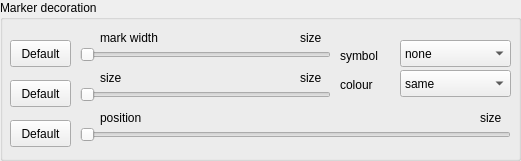
    <widget class="QGroupBox" name="groupBox_2">
     <property name="geometry">
      <rect>
       <x>10</x>
       <y>610</y>
       <width>521</width>
       <height>161</height>
      </rect>
     </property>
     <property name="title">
      <string>Marker decoration</string>
     </property>
     <widget class="QPushButton" name="sg_pb_default_mark_width">
      <property name="geometry">
       <rect>
        <x>10</x>
        <y>40</y>
        <width>61</width>
        <height>27</height>
       </rect>
      </property>
      <property name="focusPolicy">
       <enum>Qt::NoFocus</enum>
      </property>
      <property name="text">
       <string>Default</string>
      </property>
     </widget>
     <widget class="QSlider" name="sg_hslider_mark_width">
      <property name="geometry">
       <rect>
        <x>80</x>
        <y>40</y>
        <width>251</width>
        <height>29</height>
       </rect>
      </property>
      <property name="focusPolicy">
       <enum>Qt::ClickFocus</enum>
      </property>
      <property name="maximum">
       <number>20</number>
      </property>
      <property name="singleStep">
       <number>1</number>
      </property>
      <property name="value">
       <number>0</number>
      </property>
      <property name="orientation">
       <enum>Qt::Horizontal</enum>
      </property>
     </widget>
     <widget class="QLabel" name="label_31">
      <property name="geometry">
       <rect>
        <x>100</x>
        <y>110</y>
        <width>81</width>
        <height>17</height>
       </rect>
      </property>
      <property name="focusPolicy">
       <enum>Qt::ClickFocus</enum>
      </property>
      <property name="text">
       <string>position</string>
      </property>
     </widget>
     <widget class="QLabel" name="sg_label_mark_width">
      <property name="geometry">
       <rect>
        <x>300</x>
        <y>30</y>
        <width>41</width>
        <height>17</height>
       </rect>
      </property>
      <property name="focusPolicy">
       <enum>Qt::ClickFocus</enum>
      </property>
      <property name="text">
       <string>size</string>
      </property>
     </widget>
     <widget class="QPushButton" name="sg_pb_default_mark_size">
      <property name="geometry">
       <rect>
        <x>10</x>
        <y>80</y>
        <width>61</width>
        <height>27</height>
       </rect>
      </property>
      <property name="focusPolicy">
       <enum>Qt::NoFocus</enum>
      </property>
      <property name="text">
       <string>Default</string>
      </property>
     </widget>
     <widget class="QSlider" name="sg_hslider_mark_size">
      <property name="geometry">
       <rect>
        <x>80</x>
        <y>80</y>
        <width>251</width>
        <height>29</height>
       </rect>
      </property>
      <property name="focusPolicy">
       <enum>Qt::ClickFocus</enum>
      </property>
      <property name="maximum">
       <number>40</number>
      </property>
      <property name="singleStep">
       <number>1</number>
      </property>
      <property name="value">
       <number>0</number>
      </property>
      <property name="orientation">
       <enum>Qt::Horizontal</enum>
      </property>
     </widget>
     <widget class="QLabel" name="label_32">
      <property name="geometry">
       <rect>
        <x>100</x>
        <y>70</y>
        <width>101</width>
        <height>17</height>
       </rect>
      </property>
      <property name="focusPolicy">
       <enum>Qt::ClickFocus</enum>
      </property>
      <property name="text">
       <string>size</string>
      </property>
     </widget>
     <widget class="QLabel" name="sg_label_mark_size">
      <property name="geometry">
       <rect>
        <x>300</x>
        <y>70</y>
        <width>41</width>
        <height>17</height>
       </rect>
      </property>
      <property name="focusPolicy">
       <enum>Qt::ClickFocus</enum>
      </property>
      <property name="text">
       <string>size</string>
      </property>
     </widget>
     <widget class="QLabel" name="label_33">
      <property name="geometry">
       <rect>
        <x>340</x>
        <y>40</y>
        <width>51</width>
        <height>31</height>
       </rect>
      </property>
      <property name="text">
       <string>symbol</string>
      </property>
     </widget>
     <widget class="QComboBox" name="sg_cb_selector_mark_symbol">
      <property name="geometry">
       <rect>
        <x>400</x>
        <y>40</y>
        <width>111</width>
        <height>27</height>
       </rect>
      </property>
      <property name="focusPolicy">
       <enum>Qt::ClickFocus</enum>
      </property>
      <item>
       <property name="text">
        <string>none</string>
       </property>
      </item>
      <item>
       <property name="text">
        <string>|</string>
       </property>
      </item>
      <item>
       <property name="text">
        <string>||</string>
       </property>
      </item>
      <item>
       <property name="text">
        <string>|||</string>
       </property>
      </item>
      <item>
       <property name="text">
        <string>s|</string>
       </property>
      </item>
      <item>
       <property name="text">
        <string>s||</string>
       </property>
      </item>
      <item>
       <property name="text">
        <string>z</string>
       </property>
      </item>
      <item>
       <property name="text">
        <string>*</string>
       </property>
      </item>
      <item>
       <property name="text">
        <string>x</string>
       </property>
      </item>
      <item>
       <property name="text">
        <string>+</string>
       </property>
      </item>
      <item>
       <property name="text">
        <string>-</string>
       </property>
      </item>
      <item>
       <property name="text">
        <string>o</string>
       </property>
      </item>
      <item>
       <property name="text">
        <string>oo</string>
       </property>
      </item>
      <item>
       <property name="text">
        <string>asterisk</string>
       </property>
      </item>
      <item>
       <property name="text">
        <string>star</string>
       </property>
      </item>
      <item>
       <property name="text">
        <string>10-pointed star</string>
       </property>
      </item>
      <item>
       <property name="text">
        <string>oplus</string>
       </property>
      </item>
      <item>
       <property name="text">
        <string>oplus*</string>
       </property>
      </item>
      <item>
       <property name="text">
        <string>otimes</string>
       </property>
      </item>
      <item>
       <property name="text">
        <string>otimes*</string>
       </property>
      </item>
      <item>
       <property name="text">
        <string>square</string>
       </property>
      </item>
      <item>
       <property name="text">
        <string>square*</string>
       </property>
      </item>
      <item>
       <property name="text">
        <string>triangle</string>
       </property>
      </item>
      <item>
       <property name="text">
        <string>triangle*</string>
       </property>
      </item>
      <item>
       <property name="text">
        <string>diamond</string>
       </property>
      </item>
      <item>
       <property name="text">
        <string>diamond*</string>
       </property>
      </item>
      <item>
       <property name="text">
        <string>halfdiamond*</string>
       </property>
      </item>
      <item>
       <property name="text">
        <string>halfsquare*</string>
       </property>
      </item>
      <item>
       <property name="text">
        <string>halfsquare right*</string>
       </property>
      </item>
      <item>
       <property name="text">
        <string>halfsquare left*</string>
       </property>
      </item>
      <item>
       <property name="text">
        <string>pentagon</string>
       </property>
      </item>
      <item>
       <property name="text">
        <string>pentagon*</string>
       </property>
      </item>
      <item>
       <property name="text">
        <string>Mercedes star</string>
       </property>
      </item>
      <item>
       <property name="text">
        <string>Mercedes star flipped</string>
       </property>
      </item>
      <item>
       <property name="text">
        <string>halfcircle</string>
       </property>
      </item>
      <item>
       <property name="text">
        <string>halfcircle*</string>
       </property>
      </item>
      <item>
       <property name="text">
        <string>heart</string>
       </property>
      </item>
     </widget>
     <widget class="QLabel" name="sg_label_mark_position">
      <property name="geometry">
       <rect>
        <x>480</x>
        <y>110</y>
        <width>51</width>
        <height>17</height>
       </rect>
      </property>
      <property name="focusPolicy">
       <enum>Qt::ClickFocus</enum>
      </property>
      <property name="text">
       <string>size</string>
      </property>
     </widget>
     <widget class="QLabel" name="label_34">
      <property name="geometry">
       <rect>
        <x>100</x>
        <y>30</y>
        <width>101</width>
        <height>17</height>
       </rect>
      </property>
      <property name="focusPolicy">
       <enum>Qt::ClickFocus</enum>
      </property>
      <property name="text">
       <string>mark width</string>
      </property>
     </widget>
     <widget class="QSlider" name="sg_hslider_mark_position">
      <property name="geometry">
       <rect>
        <x>80</x>
        <y>120</y>
        <width>431</width>
        <height>29</height>
       </rect>
      </property>
      <property name="focusPolicy">
       <enum>Qt::ClickFocus</enum>
      </property>
      <property name="minimum">
       <number>0</number>
      </property>
      <property name="maximum">
       <number>16</number>
      </property>
      <property name="singleStep">
       <number>1</number>
      </property>
      <property name="value">
       <number>0</number>
      </property>
      <property name="orientation">
       <enum>Qt::Horizontal</enum>
      </property>
     </widget>
     <widget class="QPushButton" name="sg_pb_default_mark_position">
      <property name="geometry">
       <rect>
        <x>10</x>
        <y>120</y>
        <width>61</width>
        <height>27</height>
       </rect>
      </property>
      <property name="focusPolicy">
       <enum>Qt::NoFocus</enum>
      </property>
      <property name="text">
       <string>Default</string>
      </property>
     </widget>
     <widget class="QLabel" name="label_30">
      <property name="geometry">
       <rect>
        <x>340</x>
        <y>70</y>
        <width>51</width>
        <height>31</height>
       </rect>
      </property>
      <property name="focusPolicy">
       <enum>Qt::ClickFocus</enum>
      </property>
      <property name="text">
       <string>colour</string>
      </property>
     </widget>
     <widget class="QComboBox" name="sg_cb_selector_mark_colour_name">
      <property name="geometry">
       <rect>
        <x>400</x>
        <y>70</y>
        <width>111</width>
        <height>27</height>
       </rect>
      </property>
      <property name="focusPolicy">
       <enum>Qt::ClickFocus</enum>
      </property>
      <item>
       <property name="text">
        <string>same</string>
       </property>
      </item>
      <item>
       <property name="text">
        <string>black</string>
       </property>
      </item>
      <item>
       <property name="text">
        <string>blue</string>
       </property>
      </item>
      <item>
       <property name="text">
        <string>brown</string>
       </property>
      </item>
      <item>
       <property name="text">
        <string>cyan</string>
       </property>
      </item>
      <item>
       <property name="text">
        <string>darkgray</string>
       </property>
      </item>
      <item>
       <property name="text">
        <string>gray</string>
       </property>
      </item>
      <item>
       <property name="text">
        <string>green</string>
       </property>
      </item>
      <item>
       <property name="text">
        <string>lightgray</string>
       </property>
      </item>
      <item>
       <property name="text">
        <string>lime</string>
       </property>
      </item>
      <item>
       <property name="text">
        <string>magenta</string>
       </property>
      </item>
      <item>
       <property name="text">
        <string>olive</string>
       </property>
      </item>
      <item>
       <property name="text">
        <string>orange</string>
       </property>
      </item>
      <item>
       <property name="text">
        <string>pink</string>
       </property>
      </item>
      <item>
       <property name="text">
        <string>purple</string>
       </property>
      </item>
      <item>
       <property name="text">
        <string>red</string>
       </property>
      </item>
      <item>
       <property name="text">
        <string>teal</string>
       </property>
      </item>
      <item>
       <property name="text">
        <string>violet</string>
       </property>
      </item>
      <item>
       <property name="text">
        <string>white</string>
       </property>
      </item>
      <item>
       <property name="text">
        <string>yellow</string>
       </property>
      </item>
     </widget>
    </widget>
